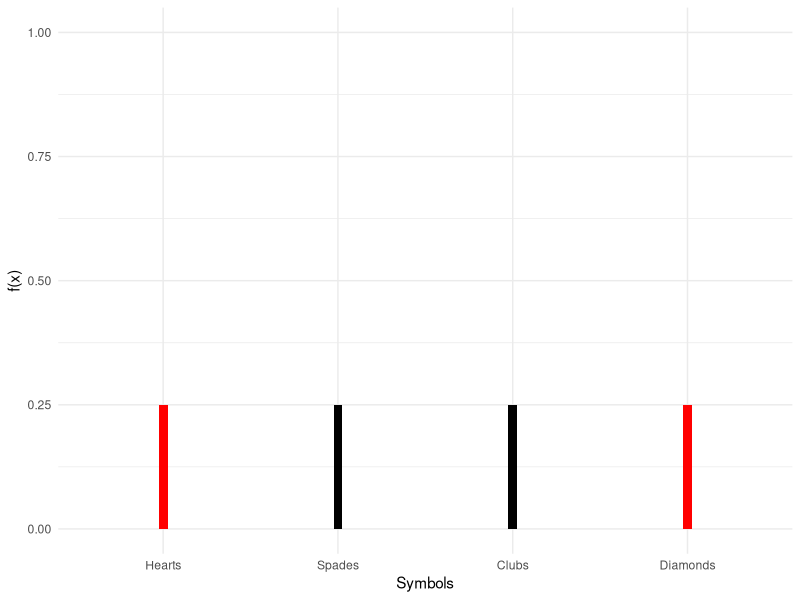
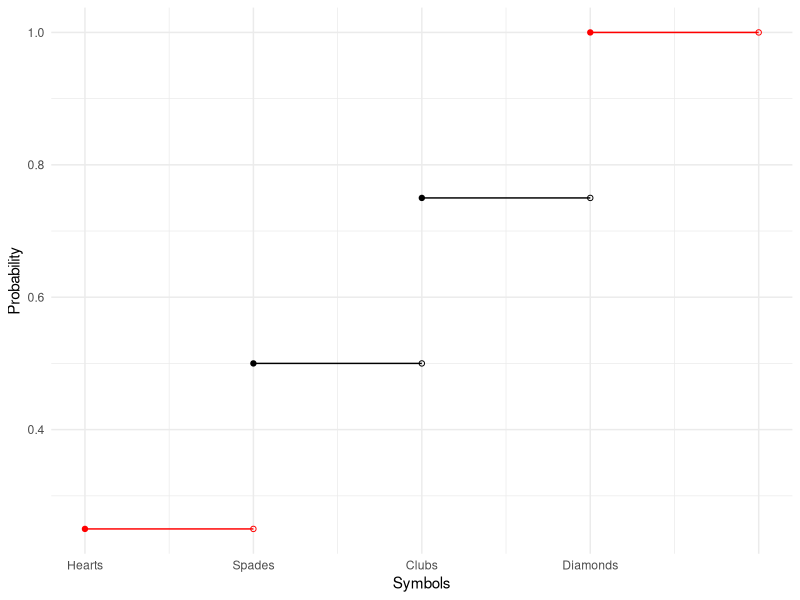
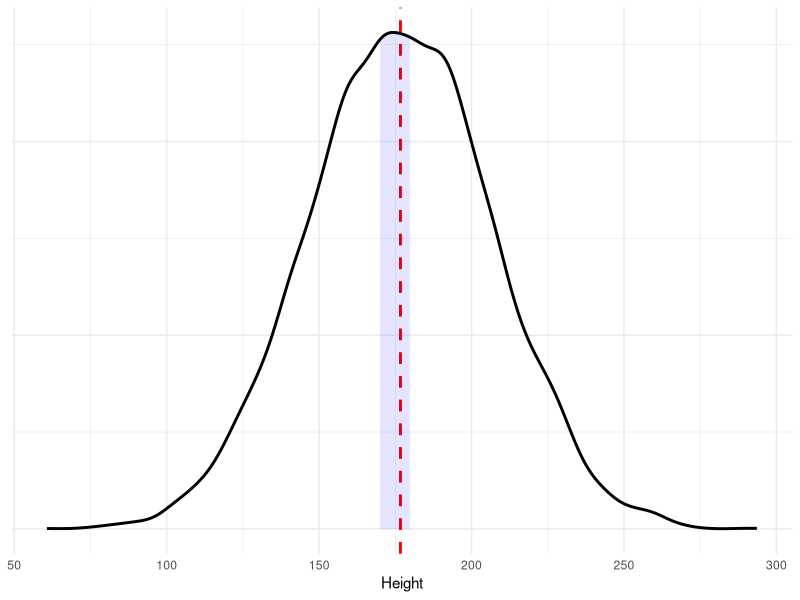
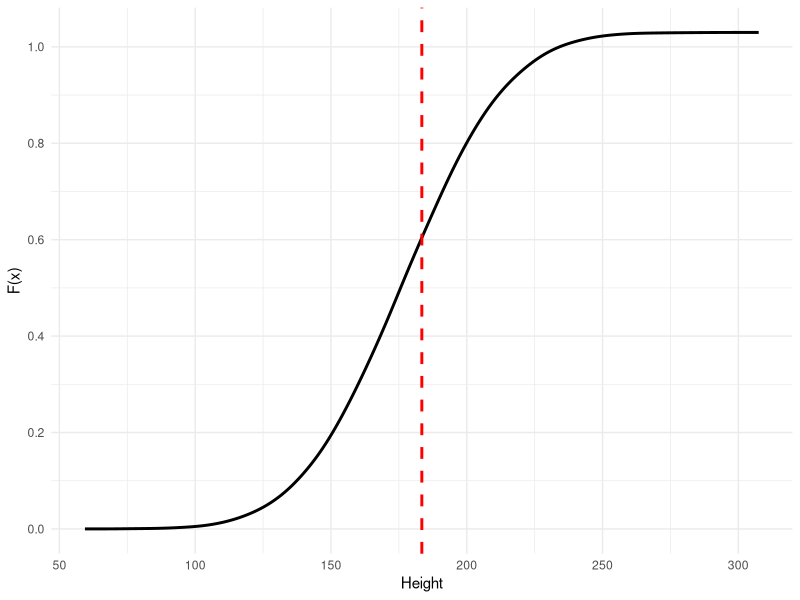

These charts were generated, in order, by the following R code:
## ---- chunk 1
knitr::opts_chunk$set(echo = FALSE)
knitr::opts_chunk$set(fig.height=4)
knitr::opts_chunk$set(fig.width=10)
## ---- chunk 2
X <- rbinom(n = 100, size = 1, prob = 0.5)

print(X)

## ---- chunk 3
library(ggplot2)

p <- rep(0.25,4)
symbols <- factor(c(0,1,2,3), labels=c("Hearts","Spades",
                                         "Clubs", "Diamonds"))
df = data.frame(p, symbols)
ggplot(df, aes(symbols,p, fill=symbols)) + 
  geom_bar(stat="identity",width = 0.05) +
  scale_y_continuous(limits=c(0,1)) + labs(y="f(x)", x="Symbols") +
  scale_fill_manual("legend",
                    values = c("Hearts" = "red", "Spades" = "black",
                               "Clubs" = "black", "Diamonds" = "red")) + 
  guides(fill=F) + theme_minimal()
## ---- chunk 4
df$xend <- c(df$symbols[2:nrow(df)], 5)
df$yend <- cumsum(df$p)
ggplot(df, aes(as.numeric(symbols), cumsum(p), xend=xend, yend=yend, color=symbols)) +
      #geom_vline(aes(xintercept=as.numeric(symbols)), linetype=2, color="grey") +
      geom_point() +
      geom_point(aes(x=xend, y=cumsum(p)), shape=1) + 
      geom_segment() +
      scale_color_manual("legend",
                    values = c("Hearts" = "red", "Spades" = "black",
                               "Clubs" = "black", "Diamonds" = "red")) +
      scale_x_continuous(breaks = 1:5, 
                         labels = c("Hearts", "Spades",
                                    "Clubs", "Diamonds", "")) +
      guides(color=F) + labs(x="Symbols", y="Probability") +
      theme_minimal()

## ---- chunk 5
height = rnorm(10000, mean=177, sd=30)
df = data.frame(height)

dp <- ggplot(df, aes(height)) + geom_density(size=1) + 
  geom_vline(aes(xintercept=mean(height)), color="red", linetype="dashed",
                 size=1)
dpb <- ggplot_build(dp)
x1 <- min(which(dpb$data[[1]]$x >=170))
x2 <- max(which(dpb$data[[1]]$x <=180))
dp + geom_area(data=data.frame(x=dpb$data[[1]]$x[x1:x2],
                               y=dpb$data[[1]]$y[x1:x2]),
               aes(x=x, y=y), fill="blue", alpha=0.1) +
    theme_minimal() + 
    theme(axis.title.y=element_blank(),
          axis.text.y=element_blank()) + labs(x="Height")
## ---- chunk 6
library(sfsmisc)
height = rnorm(10000, mean=177, sd=30)
df = data.frame(height)
dens = density(df$height)
integrate.xy(dens$x, dens$y,170,180)
## ---- chunk 7
df_int = data.frame(height=dens$x, y=cumsum(dens$y)/2)
ggplot(df_int, aes(height,y)) + geom_line(size=1) + 
  geom_vline(aes(xintercept=mean(height)), color="red", linetype="dashed",
                 size=1) +
  scale_x_continuous(breaks=seq(50,300,50)) + 
  scale_y_continuous(breaks=seq(0,1,0.2)) +
  theme_minimal() + labs(x="Height", y="F(x)")
